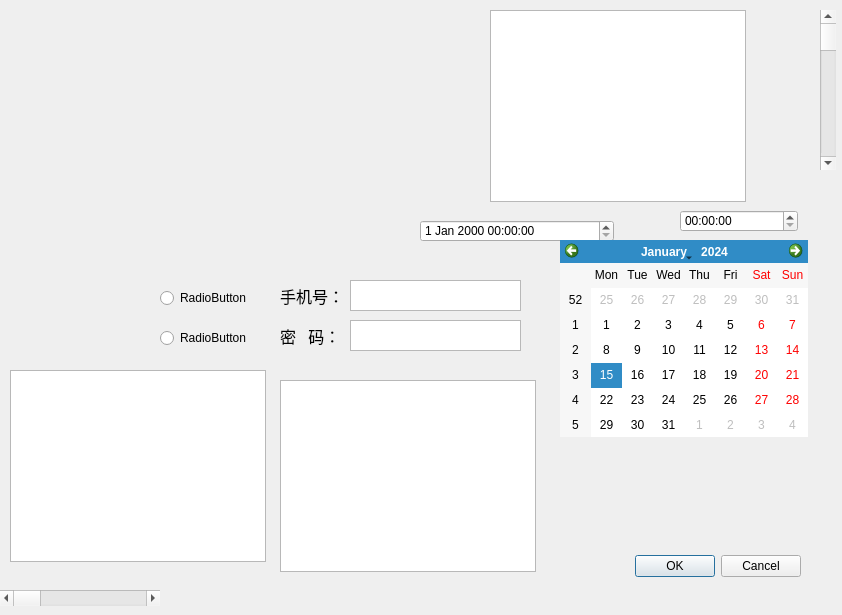
<?xml version="1.0" encoding="UTF-8"?>
<ui version="4.0">
    <class>Dialog</class>
    <widget class="QDialog" name="Dialog">
        <property name="geometry">
            <rect>
                <x>0</x>
                <y>0</y>
                <width>842</width>
                <height>615</height>
            </rect>
        </property>
        <property name="windowTitle">
            <string>Dialog</string>
        </property>
        <widget class="QDialogButtonBox" name="buttonBox">
            <property name="geometry">
                <rect>
                    <x>460</x>
                    <y>550</y>
                    <width>341</width>
                    <height>32</height>
                </rect>
            </property>
            <property name="orientation">
                <enum>Qt::Horizontal</enum>
            </property>
            <property name="standardButtons">
                <set>QDialogButtonBox::Cancel|QDialogButtonBox::Ok</set>
            </property>
        </widget>
        <widget class="QWidget" name="verticalLayoutWidget">
            <property name="geometry">
                <rect>
                    <x>50</x>
                    <y>20</y>
                    <width>160</width>
                    <height>80</height>
                </rect>
            </property>
            <layout class="QVBoxLayout" name="verticalLayout"/>
        </widget>
        <widget class="QWidget" name="horizontalLayoutWidget">
            <property name="geometry">
                <rect>
                    <x>220</x>
                    <y>140</y>
                    <width>160</width>
                    <height>80</height>
                </rect>
            </property>
            <layout class="QHBoxLayout" name="horizontalLayout"/>
        </widget>
        <widget class="QWidget" name="gridLayoutWidget">
            <property name="geometry">
                <rect>
                    <x>30</x>
                    <y>140</y>
                    <width>160</width>
                    <height>80</height>
                </rect>
            </property>
            <layout class="QGridLayout" name="gridLayout"/>
        </widget>
        <widget class="QTextBrowser" name="textBrowser">
            <property name="geometry">
                <rect>
                    <x>350</x>
                    <y>280</y>
                    <width>171</width>
                    <height>31</height>
                </rect>
            </property>
        </widget>
        <widget class="QLabel" name="label">
            <property name="geometry">
                <rect>
                    <x>280</x>
                    <y>280</y>
                    <width>61</width>
                    <height>31</height>
                </rect>
            </property>
            <property name="font">
                <font>
                    <family>微软雅黑</family>
                    <pointsize>12</pointsize>
                </font>
            </property>
            <property name="text">
                <string>手机号：</string>
            </property>
        </widget>
        <widget class="QLabel" name="label_2">
            <property name="geometry">
                <rect>
                    <x>280</x>
                    <y>320</y>
                    <width>61</width>
                    <height>31</height>
                </rect>
            </property>
            <property name="font">
                <font>
                    <family>微软雅黑</family>
                    <pointsize>12</pointsize>
                </font>
            </property>
            <property name="text">
                <string>密   码：</string>
            </property>
        </widget>
        <widget class="QTextBrowser" name="textBrowser_2">
            <property name="geometry">
                <rect>
                    <x>350</x>
                    <y>320</y>
                    <width>171</width>
                    <height>31</height>
                </rect>
            </property>
        </widget>
        <widget class="QDateTimeEdit" name="dateTimeEdit">
            <property name="geometry">
                <rect>
                    <x>420</x>
                    <y>220</y>
                    <width>194</width>
                    <height>22</height>
                </rect>
            </property>
        </widget>
        <widget class="QTimeEdit" name="timeEdit">
            <property name="geometry">
                <rect>
                    <x>680</x>
                    <y>210</y>
                    <width>118</width>
                    <height>22</height>
                </rect>
            </property>
        </widget>
        <widget class="QScrollBar" name="horizontalScrollBar">
            <property name="geometry">
                <rect>
                    <x>0</x>
                    <y>590</y>
                    <width>160</width>
                    <height>16</height>
                </rect>
            </property>
            <property name="orientation">
                <enum>Qt::Horizontal</enum>
            </property>
        </widget>
        <widget class="QScrollBar" name="verticalScrollBar">
            <property name="geometry">
                <rect>
                    <x>820</x>
                    <y>10</y>
                    <width>16</width>
                    <height>160</height>
                </rect>
            </property>
            <property name="orientation">
                <enum>Qt::Vertical</enum>
            </property>
        </widget>
        <widget class="QCalendarWidget" name="calendarWidget">
            <property name="geometry">
                <rect>
                    <x>560</x>
                    <y>240</y>
                    <width>248</width>
                    <height>197</height>
                </rect>
            </property>
        </widget>
        <widget class="QRadioButton" name="radioButton">
            <property name="geometry">
                <rect>
                    <x>160</x>
                    <y>290</y>
                    <width>89</width>
                    <height>16</height>
                </rect>
            </property>
            <property name="text">
                <string>RadioButton</string>
            </property>
        </widget>
        <widget class="QRadioButton" name="radioButton_2">
            <property name="geometry">
                <rect>
                    <x>160</x>
                    <y>330</y>
                    <width>89</width>
                    <height>16</height>
                </rect>
            </property>
            <property name="text">
                <string>RadioButton</string>
            </property>
        </widget>
        <widget class="QTreeView" name="treeView">
            <property name="geometry">
                <rect>
                    <x>10</x>
                    <y>370</y>
                    <width>256</width>
                    <height>192</height>
                </rect>
            </property>
        </widget>
        <widget class="QTableView" name="tableView">
            <property name="geometry">
                <rect>
                    <x>280</x>
                    <y>380</y>
                    <width>256</width>
                    <height>192</height>
                </rect>
            </property>
        </widget>
        <widget class="QColumnView" name="columnView">
            <property name="geometry">
                <rect>
                    <x>490</x>
                    <y>10</y>
                    <width>256</width>
                    <height>192</height>
                </rect>
            </property>
        </widget>
    </widget>
    <resources/>
    <connections>
        <connection>
            <sender>buttonBox</sender>
            <signal>accepted()</signal>
            <receiver>Dialog</receiver>
            <slot>accept()</slot>
            <hints>
                <hint type="sourcelabel">
                    <x>248</x>
                    <y>254</y>
                </hint>
                <hint type="destinationlabel">
                    <x>157</x>
                    <y>274</y>
                </hint>
            </hints>
        </connection>
        <connection>
            <sender>buttonBox</sender>
            <signal>rejected()</signal>
            <receiver>Dialog</receiver>
            <slot>reject()</slot>
            <hints>
                <hint type="sourcelabel">
                    <x>316</x>
                    <y>260</y>
                </hint>
                <hint type="destinationlabel">
                    <x>286</x>
                    <y>274</y>
                </hint>
            </hints>
        </connection>
    </connections>
</ui>
